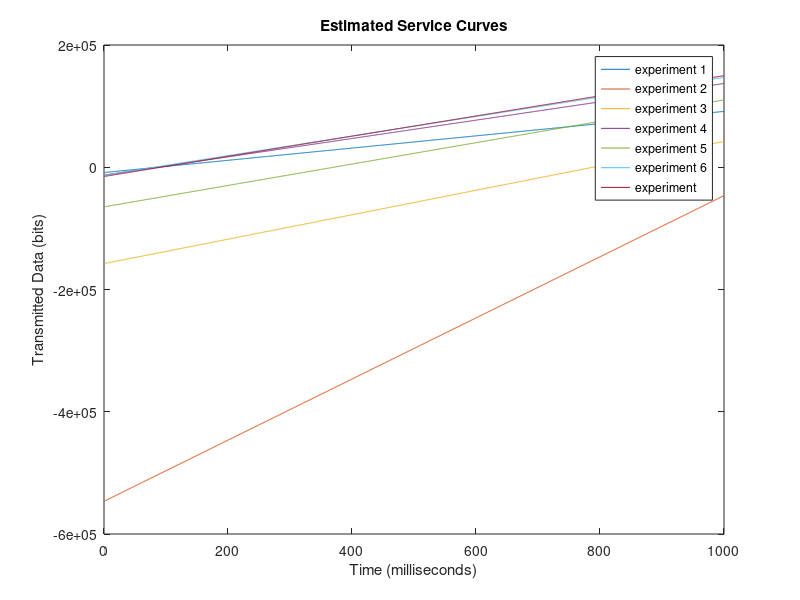

The MATLAB source for this figure:
figure(1);
x = 1:1:1000;

%y0 = 10000*(x - 20) + 11840;
y1 = 100*x - 8640;
y2 = 500*x - 546480;
y3 = 200*x - 157680;
y4 = 150*x - 12960;
y5 = 175*x - 64800;
y6 = 160*x - 12960;
y7 = 165*x - 15120;


%plot(x,y0,x,y1, x,y2, x, y3, x, y4, x, y5, x, y6);
%plot(x,y0,x,y1, x,y2, x, y3);
plot(x,y1, x,y2, x, y3, x, y4, x, y5, x, y6, x, y7);

title('Estimated Service Curves');
xlabel('Time (milliseconds)');
ylabel('Transmitted Data (bits)');
%legend('Ideal Service Curve', 'experiment 1', 'experiment 2', 'experiment 3');
legend('experiment 1', 'experiment 2', 'experiment 3', 'experiment 4', 'experiment 5', 'experiment 6', 'experiment');
%legend('Ideal Service Curve', 'experiment 1', 'experiment 2', 'experiment 3', 'experiment 4', 'experiment 5', 'experiment 6');